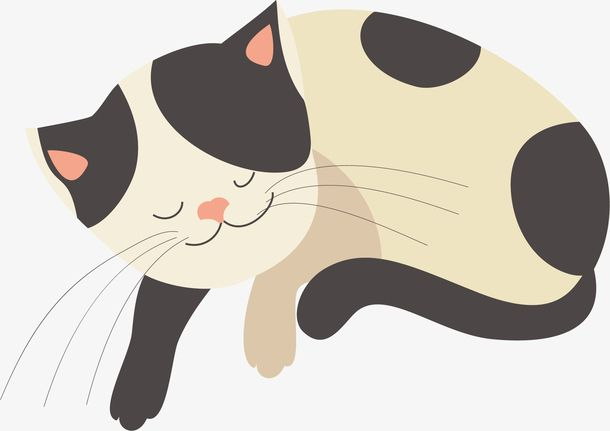
#> input picture img/sleep cat.jpeg, 610 x 431 px
$ python 12_CannyEdgeDetection_demo.py
#> lines starting #> are read from the running program, lines starting #| are printed output that depends on the picture
import cv2 as cv
import numpy as np
from matplotlib import pyplot as plt

# 1 img read
img = cv.imread('img/sleep cat.jpeg', 0)
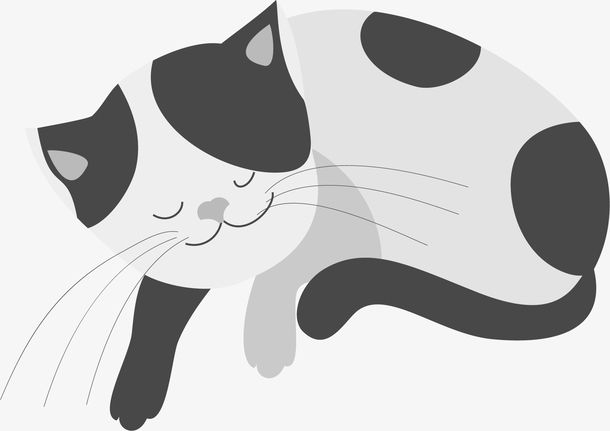
#> img: shape (431, 610); min 32, max 255, mean 197.1
# 2 Canny edge Detection
lowThreshold = 0
max_lowThreshold = 100
canny = cv.Canny(img, lowThreshold, max_lowThreshold)
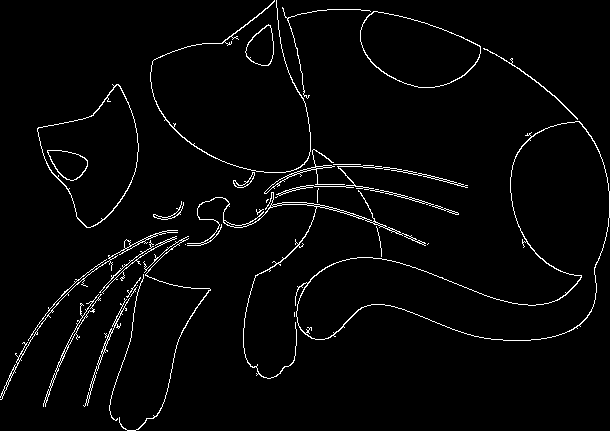
#> canny: shape (431, 610); 2.8% white in thin lines or dots
# 3 img show
plt.figure(figsize=(10, 8), dpi=100)
plt.subplot(121), plt.imshow(img, cmap=plt.cm.gray), plt.title('origin')
plt.xticks([]), plt.yticks([])
plt.subplot(122), plt.imshow(canny, cmap=plt.cm.gray), plt.title('Canny result')
plt.xticks([]), plt.yticks([])
plt.show()
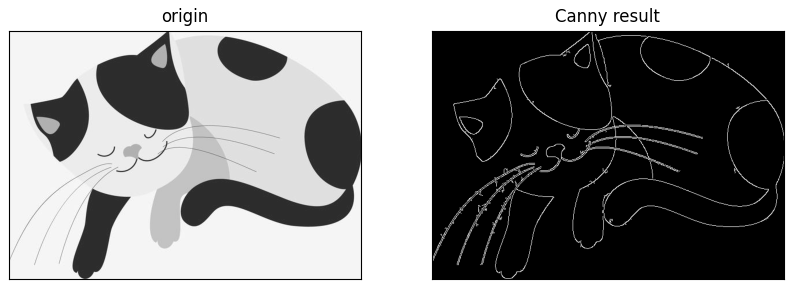
#> figure drawn by matplotlib, 2 panels
